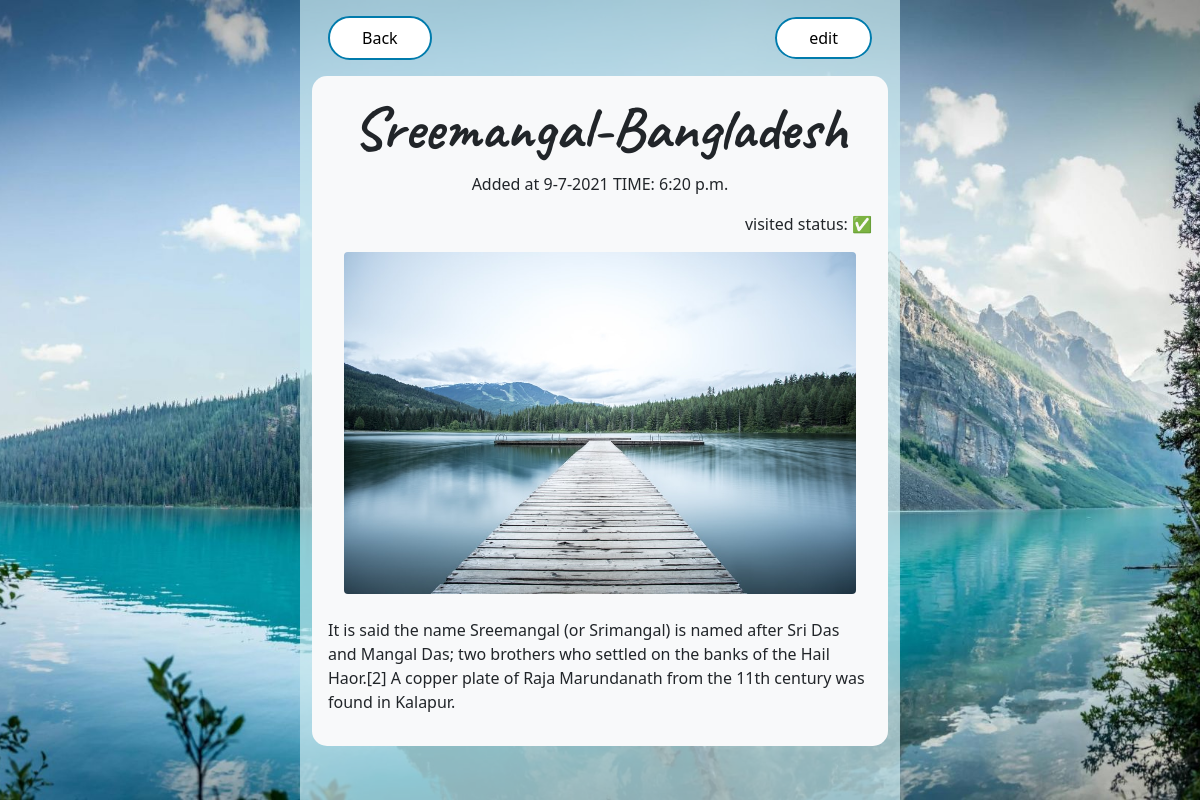
Screenshot of /details/3/ (signed in) with the database file from the repository.
### main/models.py (models this page shows)
class Place(models.Model):
    user = models.ForeignKey(User, on_delete=models.CASCADE, null=True, blank=True)
    name = models.CharField(max_length=255)
    country = models.CharField(max_length=255)
    image = models.ImageField(
        upload_to='places/',
        null=True,
        blank=True )
    description = models.TextField(null=True, blank=True)
    date = models.DateTimeField(auto_now_add=True)
    visited = models.BooleanField(default=False)
    def __str__(self):
        return self.name + '-' + self.country
    class Meta:
        ordering = ['visited']

### main/views.py (the view)
# urls.py: path('details/<int:pk>/', PlaceDetail.as_view(), name='details'),
class PlaceDetail(LoginRequiredMixin, DetailView):
    model = Place
    context_object_name = 'details'

### main/templates/main/place_detail.html
{% extends 'main/body.html' %}
{% block content %}
    <div class="row p-3 intro">
        <div class="col-6">
            <div class="d-flex justify-content-start intro">
                <a class="a-btn" href="{% url 'places' %}">Back</a>
            </div>
        </div>
        <div class="col-6 text-end">
            <a class="a-btn" href="{% url 'update' details.id %}">edit</a>
        </div>
    </div>
    <div class="card-body bg-light" style="border-radius: 15px;">
    {% if details %}
        <h3 class="title">{{details}}</h3>
        <p style="text-align: center;">Added at {{details.date.day}}-{{details.date.month}}-{{details.date.year}} TIME: {{details.date.time}}</p>
        {% if details.visited %}
            <p class="text-end">visited status: ✅</p>
        {% else %}
            <p class="text-end">visited status: ⛔️</p>
        {% endif %}
        {% if details.image %}
        <div class="text-center">
            <img class="rounded" src="{{ details.image.url}}" style="max-height:512px; max-width:512px">
        </div>
        {% else %}
        <div class="text-center p-10" style="border: 1px solid black;">
                <h3 class="card-body p-10">Add Image</h3>
        </div>
        {% endif %}
        {% if details.description %}
        <p class="mt-4">{{details.description}}</p>
        {% else %}
        <div class="text-center mt-8 p-5">
                <h5>Add Description</h5>
        </div>
        {% endif %}
    {% endif %}
</div>
{% endblock content %}

### static/css/style.css (style rules this page uses)
* { margin:0; padding: 0; box-sizing: border-box; }
body, .list-row { min-height: 100vh; }
.intro { align-items: center; }
.a-btn { text-decoration: none; color: black; padding: 8px 32px; font-size: 16px; border: 2px solid rgb(0, 123, 172); border-radius: 25px; background-color: white; cursor: pointer; }
.title { text-align: center; font-weight: 800; font-family: 'Caveat', cursive; font-size: 60px; }

### rows the page displays
Place: name+country "Sreemangal-Bangladesh", date.day "9", date.month "7", date.year "2021", date.time "6:20 p.m.", image (picture), description "It is said the name Sreemangal (or Srimangal) is named after Sri Das and Mangal Das; two brothers who settled on the banks of the Hail Haor.[2] A copper plate of Raja Marundanath from the 11th century was found in Kalapur."
